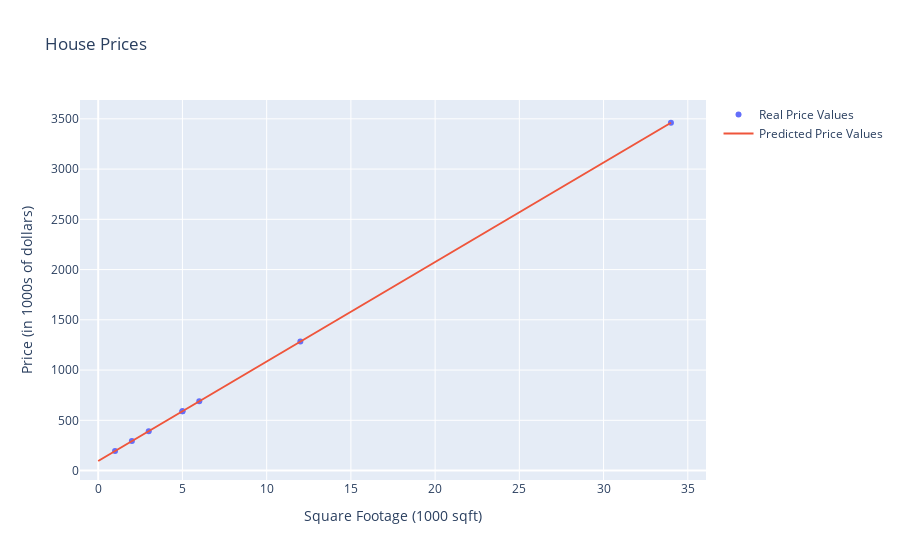

The code cell stored with this chart in its notebook:
### Code cell
line = compute_model(np.arange(0,35), 99, 95)
third_plot = plot_data_with_trendline(
    new_yardage, 
    new_prices, 
    line,
    np.arange(0,35)
)
third_plot.show()

### Figure 1 — Plotly figure (JSON) as saved in the notebook; plotly's stock layout.template omitted (floating-point values rounded to 4 significant figures)
{"data": [{"mode": "markers", "name": "Real Price Values", "type": "scatter", "x": [1, 2, 3, 5, 5, 6, 12, 34], "y": [194, 293, 392, 590, 590, 689, 1283, 3461]}, {"mode": "lines", "name": "Predicted Price Values", "type": "scatter", "x": [0, 1, 2, 3, 4, 5, 6, 7, 8, 9, 10, 11, 12, 13, 14, 15, 16, 17, 18, 19, 20, 21, 22, 23, 24, 25, 26, 27, 28, 29, 30, 31, 32, 33, 34], "y": [95, 194, 293, 392, 491, 590, 689, 788, 887, 986, 1085, 1184, 1283, 1382, 1481, 1580, 1679, 1778, 1877, 1976, 2075, 2174, 2273, 2372, 2471, 2570, 2669, 2768, 2867, 2966, 3065, 3164, 3263, 3362, 3461]}], "layout": {"title": {"text": "House Prices"}, "xaxis": {"title": {"text": "Square Footage (1000 sqft)"}}, "yaxis": {"title": {"text": "Price (in 1000s of dollars)"}}}}
